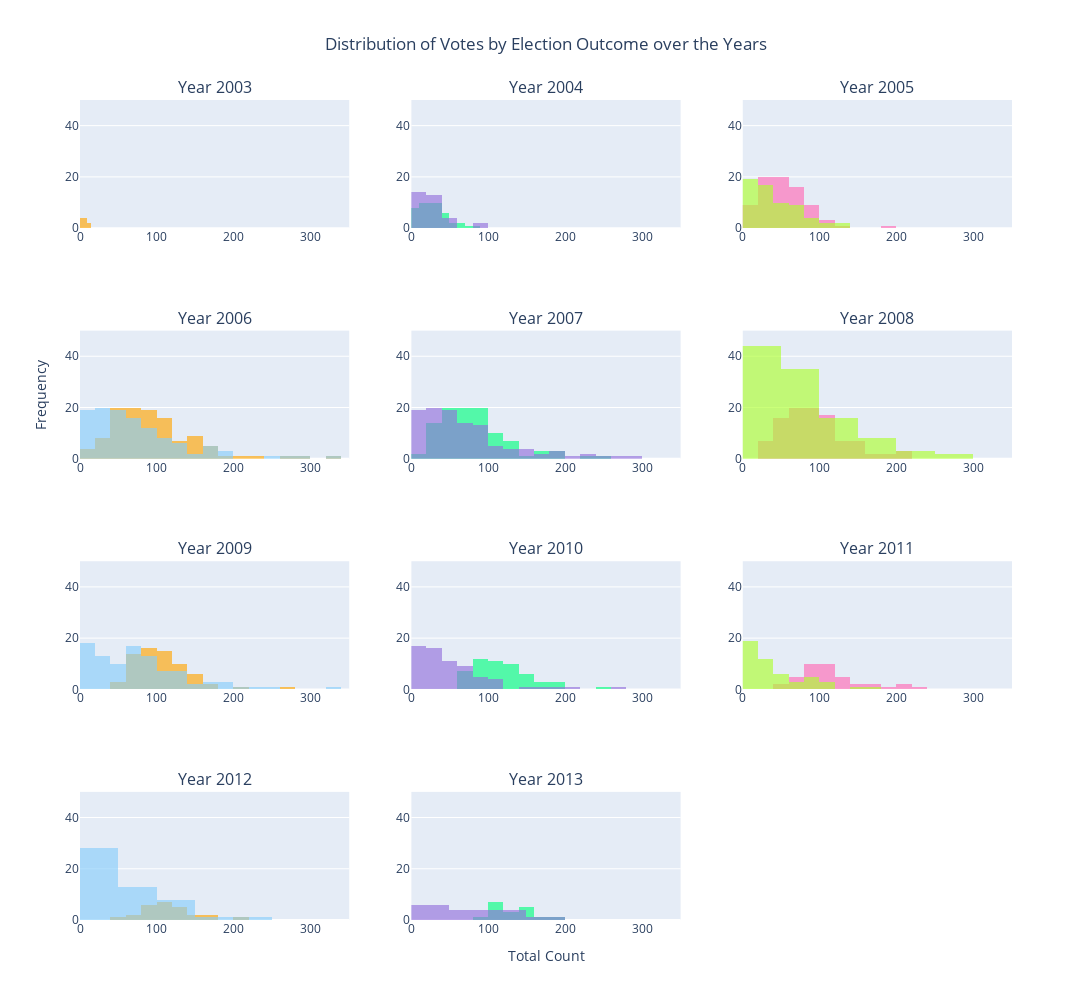

Notebook cell for this chart:
### Markdown cell above
## Graph 3: Vote Distribution by election outcome over time

### Code cell
df_g = pd.DataFrame(df1.groupby('RES')[['YEA','RES','TOT']].value_counts())
df_g = df_g.reset_index()
df_g = df_g.drop('count', axis=1)

year = 2003
rows = 4
cols = 3

# Create subplot layout with titles for each subplot
subplot_titles = [f"Year {year + i}" for i in range(12)]
subplot_titles[-1] = ""  # Hide the title of the last plot

fig = make_subplots(rows = rows, cols = cols, subplot_titles=subplot_titles)

color_pairs = [
    ("rgba(135, 206, 250, 0.8)", "rgba(255, 165, 0, 0.8)"),  # Light blue & orange
    ("rgba(147, 112, 219, 0.8)", "rgba(0, 255, 127, 0.8)"),  # Purple & teal
    ("rgba(173, 255, 47, 0.8)", "rgba(255, 105, 180, 0.8)"),  # Green & pink
]


for idx in range(0,11,1):

    row = (idx // cols) + 1  # Integer division to determine row
    col = (idx % cols) + 1   # Modulo to determine column

        # Alternate colors based on the index
    loss_color, win_color = color_pairs[idx % len(color_pairs)]

    # Add Histograms for RES=1 and RES=-1
    fig.add_trace(
        go.Histogram(x=df_g[(df_g['YEA'] == year + idx) & (df_g['RES'] == 1)]['TOT'], 
                     name='Win',
                     marker_color= win_color,
                     showlegend =False
                     ),
        row=row,
        col=col,
    )
    fig.add_trace(
        go.Histogram(x=df_g[(df_g['YEA'] == year + idx) & (df_g['RES'] == -1)]['TOT'], 
                     name='Loss',
                     marker_color = loss_color,
                     showlegend =False
                     ),
        row=row,
        col=col,
    )


# Update layout with global settings
fig.update_layout(
    height=1000,       # Adjust the height
    width=1600,       # Adjust the width
    
)

# Set common x-axis and y-axis labels
fig.update_xaxes(title_text="Total Count", row=rows, col=2)  # Bottom row x-axis
fig.update_yaxes(title_text="Frequency", row=2, col=1)       # First column y-axis

# Common x-axis range
common_xrange = [0, 350]  # Replace with the appropriate range if known
fig.update_xaxes(range=common_xrange)

# Common y-axis range
common_yrange = [0, 50]  # Replace with the appropriate range if known
fig.update_yaxes(range=common_yrange)

# Remove the last plot by hiding its axes
fig.update_xaxes(visible=False, row=rows, col=cols)
fig.update_yaxes(visible=False, row=rows, col=cols)

fig.update_layout(barmode='overlay', title =dict(
        text="Distribution of Votes by Election Outcome over the Years",  # Chart title
        x=0.5,  # Center the title
        xanchor="center",  # Anchor the title at the center
    )
)
fig.update_traces(opacity=0.8)


pio.write_html(fig, file="Plots/dist_votes_by_elec_outcome_over_years.html", auto_open=False)

fig.show()

### Figure 1 — Plotly figure (JSON) as saved in the notebook; plotly's stock layout.template omitted (floating-point values rounded to 4 significant figures)
{"data": [{"marker": {"color": "rgba(255, 165, 0, 0.8)"}, "name": "Win", "opacity": 0.8, "showlegend": false, "type": "histogram", "x": [3, 7, 9, 5, 4, 1, 6, 11, 2, 10], "xaxis": "x", "yaxis": "y"}, {"marker": {"color": "rgba(135, 206, 250, 0.8)"}, "name": "Loss", "opacity": 0.8, "showlegend": false, "type": "histogram", "x": [], "xaxis": "x", "yaxis": "y"}, {"marker": {"color": "rgba(0, 255, 127, 0.8)"}, "name": "Win", "opacity": 0.8, "showlegend": false, "type": "histogram", "x": [18, 27, 17, 20, 19, 23, 21, 24, 28, 16, 40, 31, 30, 22, 13, 26, 11, 15, 29, 38, 14, 37, 36, 34, 25, 12, 47, 82, 39, 74, 35, 67, 33, 32, 63, 56, 50, 48, 46, 42, 41, 8, 10, 5, 7, 6, 9, 4, 3, 2], "xaxis": "x2", "yaxis": "y2"}, {"marker": {"color": "rgba(147, 112, 219, 0.8)"}, "name": "Loss", "opacity": 0.8, "showlegend": false, "type": "histogram", "x": [58, 26, 31, 92, 30, 83, 28, 18, 53, 51, 25, 16, 24, 47, 21, 13, 19, 38, 37, 34, 11, 33, 15, 27, 12, 20, 17, 7, 5, 10, 4, 3, 2], "xaxis": "x2", "yaxis": "y2"}, {"marker": {"color": "rgba(255, 105, 180, 0.8)"}, "name": "Win", "opacity": 0.8, "showlegend": false, "type": "histogram", "x": [50, 30, 40, 60, 57, 26, 48, 31, 74, 61, 28, 38, 33, 46, 35, 34, 32, 36, 47, 24, 29, 43, 58, 45, 56, 112, 55, 54, 72, 67, 100, 39, 97, 37, 185, 22, 88, 25, 21, 42, 82, 18, 27, 23, 53, 52, 78, 20, 44, 65, 64, 63, 126, 62, 41, 59, 19, 104, 17, 99, 49, 94, 92, 85, 84, 80, 77, 75, 73, 70, 69, 66, 13, 16, 15, 14, 51, 12, 2], "xaxis": "x3", "yaxis": "y3"}, {"marker": {"color": "rgba(173, 255, 47, 0.8)"}, "name": "Loss", "opacity": 0.8, "showlegend": false, "type": "histogram", "x": [20, 12, 19, 73, 13, 28, 69, 68, 134, 133, 18, 24, 117, 14, 22, 54, 101, 25, 99, 32, 96, 31, 30, 44, 43, 21, 42, 83, 82, 9, 26, 39, 77, 74, 36, 71, 23, 17, 67, 16, 61, 60, 55, 27, 53, 48, 46, 11, 41, 8, 40, 38, 37, 33, 5, 10, 15, 7, 6, 3, 4, 1, 2], "xaxis": "x3", "yaxis": "y3"}, {"marker": {"color": "rgba(255, 165, 0, 0.8)"}, "name": "Win", "opacity": 0.8, "showlegend": false, "type": "histogram", "x": [73, 78, 87, 95, 68, 72, 55, 70, 81, 79, 59, 67, 76, 89, 62, 61, 53, 83, 58, 66, 99, 56, 64, 96, 75, 74, 121, 69, 48, 82, 109, 54, 320, 63, 60, 149, 143, 57, 71, 142, 282, 90, 263, 51, 49, 80, 118, 46, 115, 228, 111, 107, 106, 212, 105, 104, 101, 65, 97, 194, 92, 88, 175, 174, 85, 84, 165, 162, 40, 160, 157, 156, 50, 150, 147, 145, 47, 140, 135, 128, 127, 126, 124, 120, 116, 114, 110, 108, 52, 103, 102, 100, 33, 98, 93, 91, 45, 44, 86, 39, 77, 29, 27, 43, 42, 41, 38, 37, 35, 34, 14, 12, 4, 1], "xaxis": "x4", "yaxis": "y4"}, {"marker": {"color": "rgba(135, 206, 250, 0.8)"}, "name": "Loss", "opacity": 0.8, "showlegend": false, "type": "histogram", "x": [69, 59, 122, 56, 325, 162, 43, 20, 287, 71, 55, 21, 273, 68, 44, 126, 250, 82, 81, 46, 57, 36, 72, 107, 52, 17, 40, 50, 99, 197, 28, 98, 39, 48, 191, 38, 47, 37, 92, 13, 181, 29, 174, 173, 34, 170, 168, 41, 53, 158, 78, 14, 77, 151, 25, 75, 49, 73, 18, 70, 138, 15, 27, 45, 67, 131, 26, 64, 42, 125, 61, 11, 24, 30, 60, 120, 117, 58, 116, 23, 19, 113, 16, 22, 110, 109, 108, 8, 51, 100, 7, 97, 96, 94, 93, 10, 86, 12, 84, 83, 9, 35, 33, 66, 63, 31, 62, 4, 5, 3, 6, 32, 2, 1], "xaxis": "x4", "yaxis": "y4"}, {"marker": {"color": "rgba(0, 255, 127, 0.8)"}, "name": "Win", "opacity": 0.8, "showlegend": false, "type": "histogram", "x": [54, 80, 52, 58, 48, 63, 67, 74, 47, 83, 71, 62, 82, 60, 59, 51, 65, 40, 55, 69, 45, 50, 49, 97, 93, 44, 57, 56, 66, 110, 64, 78, 77, 61, 38, 99, 46, 92, 89, 88, 43, 86, 85, 84, 242, 120, 118, 39, 76, 227, 113, 73, 36, 72, 102, 100, 98, 96, 95, 190, 94, 187, 91, 181, 90, 179, 35, 34, 168, 164, 81, 30, 75, 147, 70, 137, 68, 132, 130, 129, 32, 128, 42, 41, 121, 114, 109, 108, 53, 106, 101, 87, 79, 33, 28, 22, 29, 27, 25, 20, 8, 2], "xaxis": "x5", "yaxis": "y5"}, {"marker": {"color": "rgba(147, 112, 219, 0.8)"}, "name": "Loss", "opacity": 0.8, "showlegend": false, "type": "histogram", "x": [276, 63, 68, 48, 167, 106, 96, 282, 38, 133, 64, 82, 242, 40, 239, 34, 235, 13, 212, 12, 197, 49, 47, 188, 11, 183, 89, 44, 174, 53, 156, 7, 154, 51, 152, 25, 50, 150, 8, 16, 71, 10, 139, 6, 137, 9, 45, 66, 32, 128, 14, 18, 41, 59, 39, 29, 23, 57, 28, 37, 111, 55, 109, 36, 35, 105, 103, 20, 99, 98, 95, 94, 92, 87, 5, 17, 85, 21, 84, 83, 81, 79, 77, 19, 76, 15, 74, 73, 69, 67, 33, 65, 62, 58, 4, 56, 26, 52, 3, 24, 46, 43, 42, 31, 30, 27, 22, 2, 1], "xaxis": "x5", "yaxis": "y5"}, {"marker": {"color": "rgba(255, 105, 180, 0.8)"}, "name": "Win", "opacity": 0.8, "showlegend": false, "type": "histogram", "x": [91, 90, 100, 97, 128, 126, 93, 92, 61, 86, 80, 155, 77, 154, 76, 147, 96, 67, 89, 88, 87, 64, 82, 121, 60, 79, 56, 74, 55, 216, 207, 206, 102, 65, 194, 189, 94, 62, 85, 83, 164, 163, 159, 78, 151, 50, 75, 150, 73, 146, 72, 47, 138, 68, 133, 63, 125, 123, 118, 116, 115, 57, 114, 113, 111, 110, 109, 108, 107, 53, 106, 105, 104, 103, 101, 99, 98, 95, 45, 43, 42, 84, 81, 38, 36, 71, 70, 69, 34, 66, 58, 52, 51, 46, 44, 41, 40, 39, 37, 32, 27], "xaxis": "x6", "yaxis": "y6"}, {"marker": {"color": "rgba(173, 255, 47, 0.8)"}, "name": "Loss", "opacity": 0.8, "showlegend": false, "type": "histogram", "x": [561, 111, 79, 139, 277, 68, 133, 265, 50, 247, 117, 76, 220, 212, 102, 67, 100, 39, 65, 187, 186, 180, 176, 172, 83, 32, 160, 77, 154, 150, 149, 74, 148, 73, 48, 142, 11, 33, 10, 130, 125, 60, 118, 57, 114, 8, 5, 22, 6, 12, 36, 54, 21, 105, 103, 101, 14, 96, 94, 31, 92, 7, 91, 15, 88, 85, 84, 82, 40, 78, 4, 38, 75, 72, 35, 70, 69, 34, 66, 64, 30, 59, 29, 58, 19, 28, 56, 55, 9, 53, 13, 52, 17, 51, 49, 24, 23, 46, 45, 44, 42, 41, 20, 18, 3, 16, 26, 2, 1], "xaxis": "x6", "yaxis": "y6"}, {"marker": {"color": "rgba(255, 165, 0, 0.8)"}, "name": "Win", "opacity": 0.8, "showlegend": false, "type": "histogram", "x": [94, 85, 100, 92, 119, 177, 83, 102, 276, 132, 65, 126, 124, 115, 74, 73, 218, 72, 70, 104, 103, 67, 98, 97, 59, 86, 55, 163, 80, 79, 158, 77, 153, 150, 146, 143, 71, 141, 136, 135, 131, 128, 125, 122, 120, 118, 117, 111, 110, 109, 108, 106, 105, 101, 96, 91, 90, 89, 88, 87, 82, 81, 78, 76, 64, 63, 61, 58], "xaxis": "x7", "yaxis": "y7"}, {"marker": {"color": "rgba(135, 206, 250, 0.8)"}, "name": "Loss", "opacity": 0.8, "showlegend": false, "type": "histogram", "x": [324, 247, 61, 118, 235, 77, 109, 71, 203, 100, 193, 189, 185, 172, 85, 170, 41, 82, 164, 79, 154, 152, 75, 135, 132, 131, 130, 128, 125, 123, 116, 115, 107, 104, 99, 97, 48, 96, 95, 94, 93, 92, 87, 43, 86, 84, 40, 80, 38, 76, 74, 9, 12, 72, 10, 35, 70, 69, 34, 68, 67, 6, 66, 65, 63, 31, 62, 5, 60, 59, 29, 14, 11, 53, 51, 50, 46, 15, 45, 8, 13, 39, 4, 18, 7, 3, 30, 27, 26, 23, 22, 21, 20, 19, 17, 2, 1], "xaxis": "x7", "yaxis": "y7"}, {"marker": {"color": "rgba(0, 255, 127, 0.8)"}, "name": "Win", "opacity": 0.8, "showlegend": false, "type": "histogram", "x": [112, 109, 128, 115, 166, 93, 138, 242, 79, 114, 110, 106, 95, 189, 186, 181, 89, 172, 85, 162, 155, 154, 149, 148, 145, 144, 135, 132, 131, 129, 124, 122, 121, 120, 119, 117, 116, 113, 107, 99, 98, 94, 88, 87, 86, 83, 82, 76, 74, 72, 67, 65, 64], "xaxis": "x8", "yaxis": "y8"}, {"marker": {"color": "rgba(147, 112, 219, 0.8)"}, "name": "Loss", "opacity": 0.8, "showlegend": false, "type": "histogram", "x": [267, 111, 53, 106, 201, 183, 90, 175, 148, 36, 69, 65, 60, 117, 114, 56, 99, 98, 12, 96, 93, 46, 45, 41, 76, 15, 37, 74, 72, 14, 34, 68, 33, 13, 64, 9, 61, 58, 52, 50, 7, 49, 48, 6, 8, 40, 39, 19, 35, 16, 32, 31, 10, 29, 28, 27, 5, 25, 24, 23, 11, 22, 20, 18, 17, 4, 3], "xaxis": "x8", "yaxis": "y8"}, {"marker": {"color": "rgba(255, 105, 180, 0.8)"}, "name": "Win", "opacity": 0.8, "showlegend": false, "type": "histogram", "x": [130, 117, 136, 86, 239, 210, 104, 102, 203, 101, 182, 85, 167, 161, 79, 157, 152, 137, 134, 126, 119, 112, 110, 107, 106, 105, 96, 95, 94, 93, 92, 91, 89, 88, 78, 68, 65, 64, 56, 54], "xaxis": "x9", "yaxis": "y9"}, {"marker": {"color": "rgba(173, 255, 47, 0.8)"}, "name": "Loss", "opacity": 0.8, "showlegend": false, "type": "histogram", "x": [176, 86, 145, 119, 56, 109, 105, 97, 96, 93, 83, 27, 39, 77, 74, 63, 29, 52, 17, 47, 23, 15, 43, 42, 20, 40, 38, 37, 9, 18, 35, 11, 33, 32, 10, 30, 14, 8, 24, 7, 19, 3, 6, 16, 13, 12, 4, 5, 2, 1], "xaxis": "x9", "yaxis": "y9"}, {"marker": {"color": "rgba(255, 165, 0, 0.8)"}, "name": "Win", "opacity": 0.8, "showlegend": false, "type": "histogram", "x": [160, 125, 219, 167, 151, 147, 138, 129, 126, 122, 119, 117, 116, 104, 103, 102, 100, 99, 97, 95, 87, 85, 81, 74, 68, 56], "xaxis": "x10", "yaxis": "y10"}, {"marker": {"color": "rgba(135, 206, 250, 0.8)"}, "name": "Loss", "opacity": 0.8, "showlegend": false, "type": "histogram", "x": [114, 223, 176, 73, 134, 64, 128, 124, 120, 107, 104, 102, 98, 90, 80, 75, 37, 74, 71, 69, 66, 63, 62, 50, 16, 47, 23, 20, 39, 38, 34, 32, 30, 28, 27, 22, 10, 9, 17, 8, 15, 7, 14, 13, 6, 12, 11, 3, 5, 4, 2], "xaxis": "x10", "yaxis": "y10"}, {"marker": {"color": "rgba(0, 255, 127, 0.8)"}, "name": "Win", "opacity": 0.8, "showlegend": false, "type": "histogram", "x": [137, 183, 172, 156, 155, 154, 148, 146, 126, 122, 116, 115, 114, 110, 107, 102, 100, 82], "xaxis": "x11", "yaxis": "y11"}, {"marker": {"color": "rgba(147, 112, 219, 0.8)"}, "name": "Loss", "opacity": 0.8, "showlegend": false, "type": "histogram", "x": [150, 147, 140, 126, 117, 84, 79, 70, 68, 33, 22, 19, 9, 11, 6], "xaxis": "x11", "yaxis": "y11"}], "layout": {"annotations": [{"font": {"size": 16}, "showarrow": false, "text": "Year 2003", "x": 0.1444, "xanchor": "center", "xref": "paper", "y": 1, "yanchor": "bottom", "yref": "paper"}, {"font": {"size": 16}, "showarrow": false, "text": "Year 2004", "x": 0.5, "xanchor": "center", "xref": "paper", "y": 1, "yanchor": "bottom", "yref": "paper"}, {"font": {"size": 16}, "showarrow": false, "text": "Year 2005", "x": 0.8556, "xanchor": "center", "xref": "paper", "y": 1, "yanchor": "bottom", "yref": "paper"}, {"font": {"size": 16}, "showarrow": false, "text": "Year 2006", "x": 0.1444, "xanchor": "center", "xref": "paper", "y": 0.7188, "yanchor": "bottom", "yref": "paper"}, {"font": {"size": 16}, "showarrow": false, "text": "Year 2007", "x": 0.5, "xanchor": "center", "xref": "paper", "y": 0.7188, "yanchor": "bottom", "yref": "paper"}, {"font": {"size": 16}, "showarrow": false, "text": "Year 2008", "x": 0.8556, "xanchor": "center", "xref": "paper", "y": 0.7188, "yanchor": "bottom", "yref": "paper"}, {"font": {"size": 16}, "showarrow": false, "text": "Year 2009", "x": 0.1444, "xanchor": "center", "xref": "paper", "y": 0.4375, "yanchor": "bottom", "yref": "paper"}, {"font": {"size": 16}, "showarrow": false, "text": "Year 2010", "x": 0.5, "xanchor": "center", "xref": "paper", "y": 0.4375, "yanchor": "bottom", "yref": "paper"}, {"font": {"size": 16}, "showarrow": false, "text": "Year 2011", "x": 0.8556, "xanchor": "center", "xref": "paper", "y": 0.4375, "yanchor": "bottom", "yref": "paper"}, {"font": {"size": 16}, "showarrow": false, "text": "Year 2012", "x": 0.1444, "xanchor": "center", "xref": "paper", "y": 0.1562, "yanchor": "bottom", "yref": "paper"}, {"font": {"size": 16}, "showarrow": false, "text": "Year 2013", "x": 0.5, "xanchor": "center", "xref": "paper", "y": 0.1562, "yanchor": "bottom", "yref": "paper"}], "barmode": "overlay", "height": 1000, "title": {"text": "Distribution of Votes by Election Outcome over the Years", "x": 0.5, "xanchor": "center"}, "width": 1600, "xaxis": {"anchor": "y", "domain": [0, 0.2889], "range": [0, 350]}, "xaxis10": {"anchor": "y10", "domain": [0, 0.2889], "range": [0, 350]}, "xaxis11": {"anchor": "y11", "domain": [0.3556, 0.6444], "range": [0, 350], "title": {"text": "Total Count"}}, "xaxis12": {"anchor": "y12", "domain": [0.7111, 1], "range": [0, 350], "visible": false}, "xaxis2": {"anchor": "y2", "domain": [0.3556, 0.6444], "range": [0, 350]}, "xaxis3": {"anchor": "y3", "domain": [0.7111, 1], "range": [0, 350]}, "xaxis4": {"anchor": "y4", "domain": [0, 0.2889], "range": [0, 350]}, "xaxis5": {"anchor": "y5", "domain": [0.3556, 0.6444], "range": [0, 350]}, "xaxis6": {"anchor": "y6", "domain": [0.7111, 1], "range": [0, 350]}, "xaxis7": {"anchor": "y7", "domain": [0, 0.2889], "range": [0, 350]}, "xaxis8": {"anchor": "y8", "domain": [0.3556, 0.6444], "range": [0, 350]}, "xaxis9": {"anchor": "y9", "domain": [0.7111, 1], "range": [0, 350]}, "yaxis": {"anchor": "x", "domain": [0.8438, 1], "range": [0, 50]}, "yaxis10": {"anchor": "x10", "domain": [0, 0.1562], "range": [0, 50]}, "yaxis11": {"anchor": "x11", "domain": [0, 0.1562], "range": [0, 50]}, "yaxis12": {"anchor": "x12", "domain": [0, 0.1562], "range": [0, 50], "visible": false}, "yaxis2": {"anchor": "x2", "domain": [0.8438, 1], "range": [0, 50]}, "yaxis3": {"anchor": "x3", "domain": [0.8438, 1], "range": [0, 50]}, "yaxis4": {"anchor": "x4", "domain": [0.5625, 0.7188], "range": [0, 50], "title": {"text": "Frequency"}}, "yaxis5": {"anchor": "x5", "domain": [0.5625, 0.7188], "range": [0, 50]}, "yaxis6": {"anchor": "x6", "domain": [0.5625, 0.7188], "range": [0, 50]}, "yaxis7": {"anchor": "x7", "domain": [0.2812, 0.4375], "range": [0, 50]}, "yaxis8": {"anchor": "x8", "domain": [0.2812, 0.4375], "range": [0, 50]}, "yaxis9": {"anchor": "x9", "domain": [0.2812, 0.4375], "range": [0, 50]}}}
